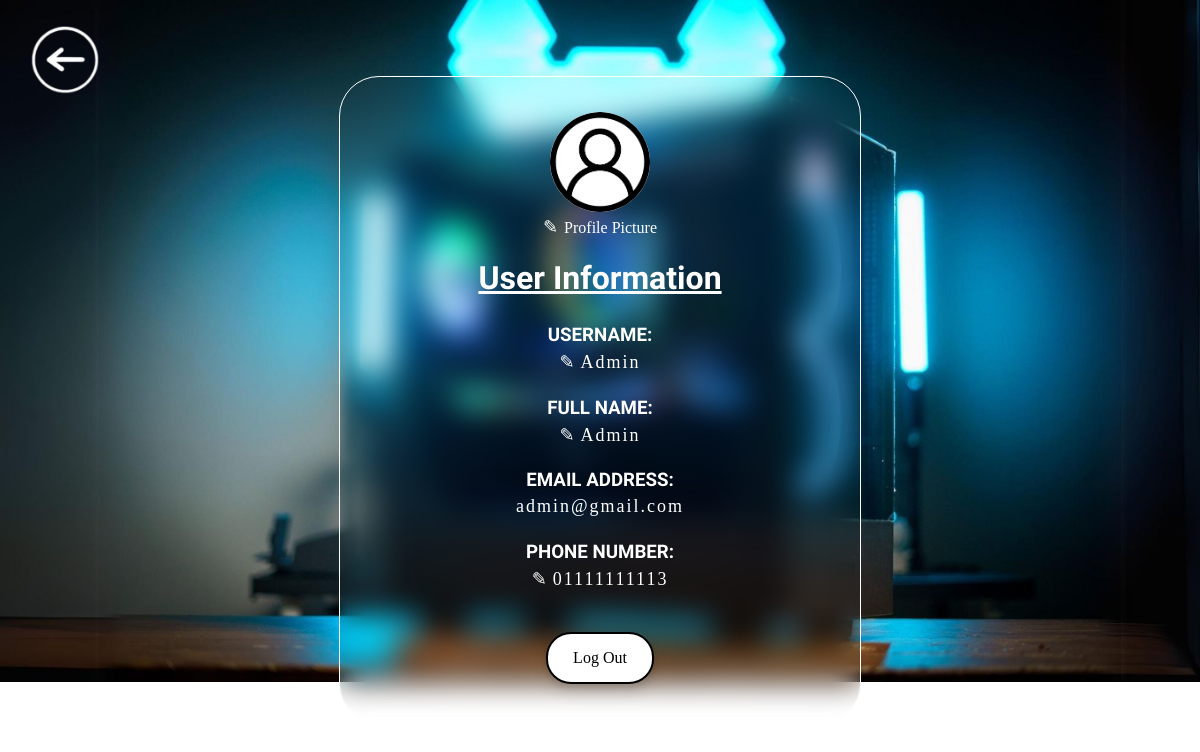
Page /userProfile.php (signed in) on the committed database.
### tables this page shows
CREATE TABLE `user` (
  `UserFullName` varchar(100) NOT NULL,
  `Username` varchar(15) NOT NULL,
  `PhoneNo` int(11) NOT NULL,
  `Email` varchar(40) NOT NULL,
  `Pass` varchar(100) NOT NULL,
  `ProfilePic` varchar(100) NOT NULL,
  `Address` varchar(100) NOT NULL,
  `Roles` varchar(5) NOT NULL DEFAULT 'User'
);

### base.php (called while the page is built, shortened)
<?php
$_db = new PDO('mysql:dbname=techcafe', 'root', '', [
	PDO::ATTR_DEFAULT_FETCH_MODE => PDO::FETCH_ASSOC
]);
if (isset($_SESSION['Email'])) {
	$email=$_SESSION['Email'];
	$stm = $_db->prepare("SELECT * FROM user WHERE Email = ?");
	$stm->execute([$email]);
	$user = $stm->fetch();
}

### userProfile.php (the view, shortened to what this page needs)
<?php
	require 'base.php';
	if (isset($_SESSION['previousPage'])) {
        $previousPage = $_SESSION['previousPage'];
    }
?>
<!DOCTYPE html>
<html lang="en">
<head>
	<link rel="stylesheet" href="../css/app.css">
</head>
<a href="<?= $previousPage ?>" style="width: fit-content;"><img src="../images/back.png" alt="Back Button"></a>
	<main class="signPage" style="width: 450px;">
		<body class="signBackground">
			<?php
				$profilePic = (isset($user['ProfilePic']) && !empty($user['ProfilePic'])) ? $user['ProfilePic'] : "user.png";
				$email = $user['Email'];
			?>
			<form method="POST" action="../base.php" enctype="multipart/form-data">
				<label for="profileInput" style=" padding-right: 0; text-align: center;" onclick="editField('profilePic')">
					<img id="profilePreview" src="../images/<?= $profilePic ?>" style="margin: 0px; height: 100px; width: 100px; border-radius: 50%; object-fit: cover;">
					<br><span class="editPencil">&#9998;</span>
					Profile Picture
				</label>
				<h1 style="text-decoration: underline; font-family: 'Lexend', sans-serif;">User Information</h1>
				<h3>USERNAME:</h3>
				<span class="editPencil" onclick="editField('Username')">&#9998;</span>
				<span id="UsernameDisplay"><?php echo $user['Username']; ?></span>
				<input type="text" name="Username" id="UsernameInput" maxlength="15" value="<?php echo $user['Username']; ?>" style="display:none;"><br>
				<h3>FULL NAME: </h3>
				<span class="editPencil" onclick="editField('UserFullName')">&#9998;</span>
				<span id="UserFullNameDisplay"><?php echo $user['UserFullName']; ?></span>
				<input type="text" name="UserFullName" id="UserFullNameInput" maxlength="100" value="<?php echo $user['UserFullName']; ?>" style="display:none;"><br>
				<h3>EMAIL ADDRESS: </h3>
				<span><?php echo $email; ?></span>
				<h3>PHONE NUMBER: </h3>
				<span class="editPencil" onclick="editField('PhoneNo')">&#9998;</span>
				<span id="PhoneNoDisplay">0<?php echo $user['PhoneNo']; ?></span>
				<input type="text" name="PhoneNo" id="PhoneNoInput" maxlength="11" value="0<?php echo $user['PhoneNo']; ?>" style="display:none;"><br>
				<br>
				<div style="display: flex; align-items: center; justify-content: center; height: 60px; margin-top: 20px;">
					<button name="logout" type="submit" class="button" id="logout">Log Out</button>
				</div>
			</form>
		</body>
	</main>
</html>

### css/app.css (style rules this page uses)
body { display: flex; flex-direction: column; min-height: 100vh; margin: 0; padding: 0; }
a { text-decoration: none; }
main { flex: 1; padding-top: 180px; z-index: 1; }
#logout { transition: transform 2s ease; position: absolute; }
.signBackground { background-image: url('../images/background.jpg'); background-size: 101%; background-repeat: no-repeat; background-position: top; }
.signBackground img, #backBtn { margin: 25px 30px; height: 70px; }
.signPage { text-align: center; position: absolute; left: 50%; top: 50%; transform: translate(-50%,-50%); backdrop-filter: blur(15px); border: 1px solid white; padding: 35px; border-radius: 40px; color: white; }
.button, .cartButton { font-family: 'Georgia', 'Times New Roman', 'Times, serif'; display: inline-block; padding: 15px 25px; font-size: 1rem; text-align: center; color: #000; border-radius: 25px; background-color: #fff; box-shadow: 0 4px 8px rgba(0, 0, 0, 0.1), 0 8px 16px rgba(0, 0, 0, 0.1); border: 2px solid #000; cursor: pointer; transition: background-color 0.3s ease, color 0.3s ease; }
.button { margin: 10px; }

### userProfile.php (style rules this page uses)
h3 { margin-bottom: 0px; padding: 5px 0; font-family: 'Lexend', sans-serif; }
span { font-size: large; letter-spacing: 2px; }
.editPencil { background: none; cursor: pointer; color: white; }

### rows in the picture
user: Username "Admin", UserFullName "Admin", Email "admin@gmail.com", PhoneNo "1111111113"
